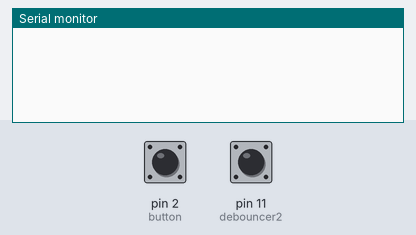
The sketch below on a simulated Arduino Uno, built with avr-gcc and run on an emulated ATmega328P. Shown: the last lines printed to the serial monitor. The test bench sets the inputs (shaded band); at power-on: pin 2 (button) HIGH, pin 11 (debouncer2) HIGH.

Above: at 1.2 s.
1.3 s: pin 2 (button) pulled LOW for 0.15 s
At 1.8 s:
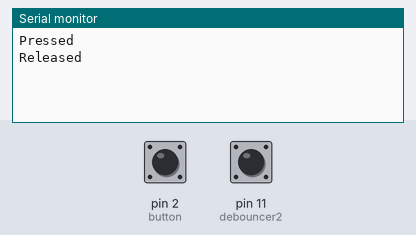
2.9 s: pin 11 (debouncer2) pulled LOW for 0.15 s
At 4.2 s:
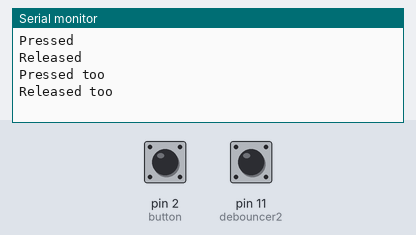

Measured:
- after the input at 1.3 s, the serial monitor: prints a new line at once (image 1)
- after the input at 2.9 s, the serial monitor: prints a new line at once (image 2)

The sketch:

debounce.ino
```cpp
#include <Bounce2.h>

int button = 2;

Bounce debouncer1 = Bounce();
Bounce debouncer2 = Bounce();

void setup() {
  // put your setup code here, to run once:
  pinMode(button, INPUT_PULLUP);
  pinMode(11, INPUT_PULLUP);

  debouncer1.attach(button);
  debouncer2.attach(11);

  debouncer1.interval(5);
  debouncer2.interval(5);
  Serial.begin(9600);
}

void loop() {
  // put your main code here, to run repeatedly:
  debouncer1.update();
  debouncer2.update();

  if(debouncer1.fell()){
    Serial.println("Pressed");
  }
  if(debouncer2.fell()){
    Serial.println("Pressed too");
  }
  if(debouncer1.rose()){
    Serial.println("Released");
  }
  if(debouncer2.rose()){
    Serial.println("Released too");
  }
}
```
